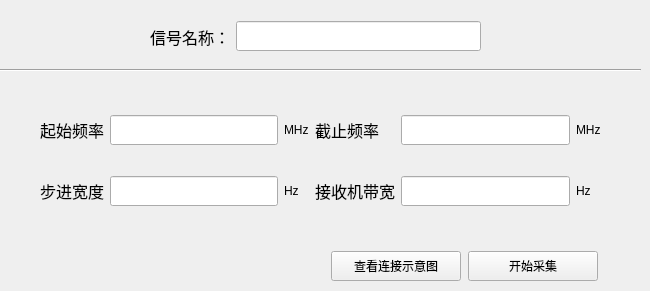
          <widget class="QWidget" name="tab_7">
           <attribute name="title">
            <string>信号采集</string>
           </attribute>
           <widget class="QWidget" name="layoutWidget_2">
            <property name="geometry">
             <rect>
              <x>150</x>
              <y>20</y>
              <width>331</width>
              <height>33</height>
             </rect>
            </property>
            <layout class="QHBoxLayout" name="horizontalLayout_3">
             <item>
              <widget class="QLabel" name="label_19">
               <property name="font">
                <font>
                 <family>宋体</family>
                 <pointsize>12</pointsize>
                </font>
               </property>
               <property name="layoutDirection">
                <enum>Qt::RightToLeft</enum>
               </property>
               <property name="text">
                <string>信号名称：</string>
               </property>
              </widget>
             </item>
             <item>
              <widget class="QLineEdit" name="lineEdit_12">
               <property name="font">
                <font>
                 <family>Times New Roman</family>
                 <pointsize>14</pointsize>
                 <weight>75</weight>
                 <bold>true</bold>
                </font>
               </property>
              </widget>
             </item>
            </layout>
           </widget>
           <widget class="QWidget" name="layoutWidget_3">
            <property name="geometry">
             <rect>
              <x>40</x>
              <y>90</y>
              <width>561</width>
              <height>141</height>
             </rect>
            </property>
            <layout class="QGridLayout" name="gridLayout_4">
             <item row="0" column="0">
              <widget class="QLabel" name="label_20">
               <property name="font">
                <font>
                 <family>宋体</family>
                 <pointsize>12</pointsize>
                </font>
               </property>
               <property name="text">
                <string>起始频率</string>
               </property>
              </widget>
             </item>
             <item row="0" column="1">
              <widget class="QLineEdit" name="lineEdit_13">
               <property name="font">
                <font>
                 <family>Times New Roman</family>
                 <pointsize>14</pointsize>
                 <weight>50</weight>
                 <bold>false</bold>
                </font>
               </property>
              </widget>
             </item>
             <item row="0" column="2">
              <widget class="QLabel" name="label_21">
               <property name="text">
                <string>MHz</string>
               </property>
              </widget>
             </item>
             <item row="0" column="3">
              <widget class="QLabel" name="label_22">
               <property name="enabled">
                <bool>true</bool>
               </property>
               <property name="font">
                <font>
                 <family>SimSun-ExtB</family>
                 <pointsize>12</pointsize>
                </font>
               </property>
               <property name="layoutDirection">
                <enum>Qt::LeftToRight</enum>
               </property>
               <property name="locale">
                <locale language="Chinese" country="China"/>
               </property>
               <property name="lineWidth">
                <number>1</number>
               </property>
               <property name="text">
                <string>截止频率</string>
               </property>
              </widget>
             </item>
             <item row="0" column="4">
              <widget class="QLineEdit" name="lineEdit_14">
               <property name="font">
                <font>
                 <family>Times New Roman</family>
                 <pointsize>14</pointsize>
                 <weight>50</weight>
                 <bold>false</bold>
                </font>
               </property>
              </widget>
             </item>
             <item row="0" column="5">
              <widget class="QLabel" name="label_23">
               <property name="text">
                <string>MHz</string>
               </property>
              </widget>
             </item>
             <item row="1" column="0">
              <widget class="QLabel" name="label_24">
               <property name="font">
                <font>
                 <family>宋体</family>
                 <pointsize>12</pointsize>
                </font>
               </property>
               <property name="text">
                <string>步进宽度</string>
               </property>
              </widget>
             </item>
             <item row="1" column="1">
              <widget class="QLineEdit" name="lineEdit_15">
               <property name="font">
                <font>
                 <family>Times New Roman</family>
                 <pointsize>14</pointsize>
                 <weight>75</weight>
                 <bold>true</bold>
                </font>
               </property>
              </widget>
             </item>
             <item row="1" column="2">
              <widget class="QLabel" name="label_25">
               <property name="text">
                <string>Hz</string>
               </property>
              </widget>
             </item>
             <item row="1" column="3">
              <widget class="QLabel" name="label_26">
               <property name="font">
                <font>
                 <family>宋体</family>
                 <pointsize>12</pointsize>
                </font>
               </property>
               <property name="text">
                <string>接收机带宽</string>
               </property>
              </widget>
             </item>
             <item row="1" column="4">
              <widget class="QLineEdit" name="lineEdit_16">
               <property name="font">
                <font>
                 <family>Times New Roman</family>
                 <pointsize>14</pointsize>
                 <weight>75</weight>
                 <bold>true</bold>
                </font>
               </property>
              </widget>
             </item>
             <item row="1" column="5">
              <widget class="QLabel" name="label_27">
               <property name="text">
                <string>Hz</string>
               </property>
              </widget>
             </item>
            </layout>
           </widget>
           <widget class="Line" name="line_3">
            <property name="geometry">
             <rect>
              <x>0</x>
              <y>60</y>
              <width>641</width>
              <height>20</height>
             </rect>
            </property>
            <property name="minimumSize">
             <size>
              <width>20</width>
              <height>20</height>
             </size>
            </property>
            <property name="orientation">
             <enum>Qt::Horizontal</enum>
            </property>
           </widget>
           <widget class="QWidget" name="layoutWidget_4">
            <property name="geometry">
             <rect>
              <x>330</x>
              <y>250</y>
              <width>271</width>
              <height>32</height>
             </rect>
            </property>
            <layout class="QHBoxLayout" name="horizontalLayout_5">
             <item>
              <widget class="QPushButton" name="pushButton_6">
               <property name="minimumSize">
                <size>
                 <width>80</width>
                 <height>30</height>
                </size>
               </property>
               <property name="maximumSize">
                <size>
                 <width>130</width>
                 <height>16777215</height>
                </size>
               </property>
               <property name="cursor">
                <cursorShape>PointingHandCursor</cursorShape>
               </property>
               <property name="styleSheet">
                <string notr="true"/>
               </property>
               <property name="text">
                <string>查看连接示意图</string>
               </property>
              </widget>
             </item>
             <item>
              <widget class="QPushButton" name="pushButton_7">
               <property name="minimumSize">
                <size>
                 <width>100</width>
                 <height>30</height>
                </size>
               </property>
               <property name="maximumSize">
                <size>
                 <width>130</width>
                 <height>16777215</height>
                </size>
               </property>
               <property name="cursor">
                <cursorShape>ArrowCursor</cursorShape>
               </property>
               <property name="text">
                <string>开始采集</string>
               </property>
              </widget>
             </item>
            </layout>
           </widget>
          </widget>
